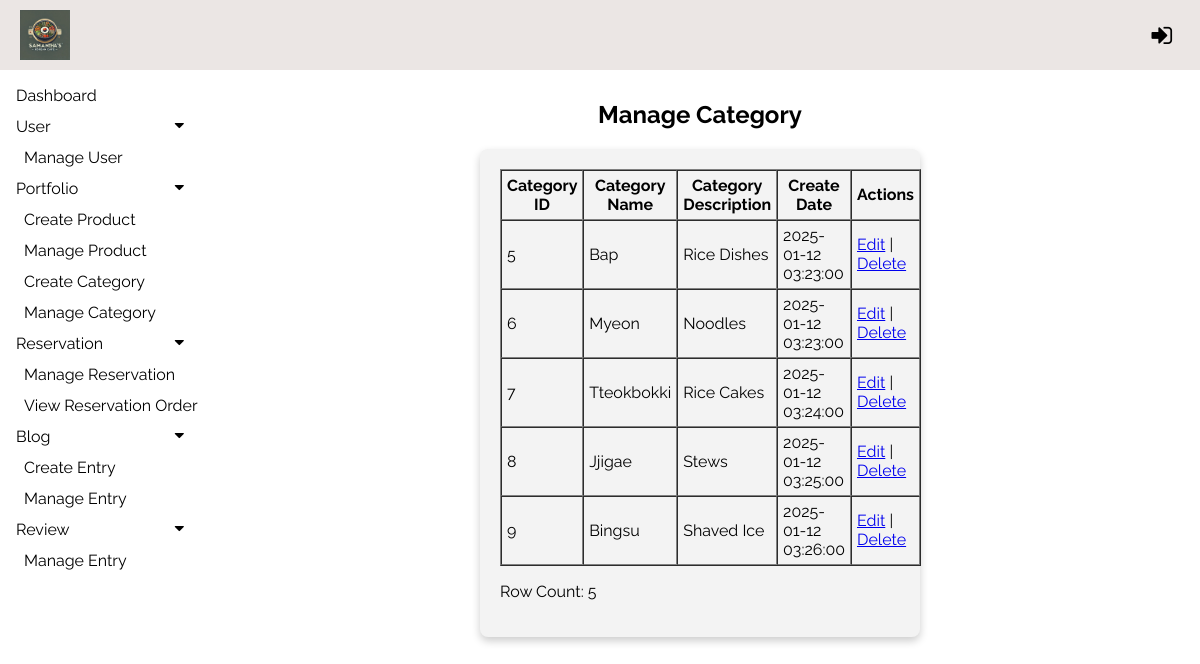
Page /ppms/admin/modules/product/categoryList.php on the committed database.
### tables this page shows
CREATE TABLE `category` (
  `categoryID` int(11) NOT NULL,
  `categoryName` varchar(100) NOT NULL,
  `categoryDesc` varchar(100) NOT NULL,
  `createDate` timestamp NOT NULL DEFAULT current_timestamp()
);

### ppms/admin/modules/product/categoryList.php (the view, shortened to what this page needs)
<?php
include("../../../config/config.php");
?>
<!DOCTYPE html>
<html lang="en">
<head>
    <link rel="stylesheet" href="https://cdnjs.cloudflare.com/ajax/libs/font-awesome/4.7.0/css/font-awesome.min.css">
    <link rel="stylesheet" type="text/css" href="../../css/admin.css">
</head>
<body>
<header>
    <div class="topNav">
        <img src="<?php echo ADMIN_BASE_URL; ?>/img/logo.jpeg" alt="Logo">
        <?php if (isset($_SESSION["UID"])) { ?>
            <span>Welcome, <b><?php echo $_SESSION["userName"]; ?></b></span>
            <a href="<?php echo ADMIN_BASE_URL; ?>userAuth/logout.php" class="logout-button" title="Logout">
                <i class="fa fa-sign-out" style="font-size:24px;" alt="Logout"></i>
            </a>
        <?php } else { ?>
            <a href="javascript:void(0);" onclick="openLoginPopup()" class="login-button">
                <i class="fa fa-sign-in" style="font-size:24px;" title="Login"></i>
            </a>
        <?php } ?>
    </div>
</header>
    <?php
    include '../../includes/sideNav.php';
    ?>
    <div class="main">
        <h2 style="text-align: center;">Manage Category</h2>
        <div class="rowform">
            <?php
            $sql_category = "SELECT c.categoryID, c.categoryName, c.categoryDesc, c.createDate
            FROM category c
            ORDER BY c.categoryID ASC";
            $result = mysqli_query($conn, $sql_category);
            $rowcount = mysqli_num_rows($result);
            if ($rowcount > 0) {
                echo "<table border='1' cellpadding='5' cellspacing='0' width='100%'>";
                echo "<tr>";
                echo "<th>Category ID</th>";
                echo "<th>Category Name</th>";
                echo "<th>Category Description</th>";
                echo "<th>Create Date</th>";
                echo "<th>Actions</th>";
                echo "</tr>";
                while ($row = mysqli_fetch_assoc($result)) {
                    echo "<tr>";
                    echo "<td>" . htmlspecialchars($row["categoryID"]) . "</td>";
                    echo "<td>" . htmlspecialchars($row["categoryName"]) . "</td>";
                    echo "<td>" . htmlspecialchars($row["categoryDesc"]) . "</td>";
                    echo "<td>" . htmlspecialchars($row["createDate"]) . "</td>";
                    echo "<td>";
                    echo "<a href='editCategory.php?id=" . urlencode($row["categoryID"]) . "'>Edit</a> | ";
                    echo "<a href='deleteCategory.php?id=" . urlencode($row["categoryID"]) . "' onclick='return confirm(\"Are you sure you want to delete this category?\");'>Delete</a>";
                    echo "</td>";
                    echo "</tr>";
                }
                echo "</table>";
                echo "<p>Row Count: $rowcount</p>";
            } else {
                echo "<p>No results found.</p>";
            }
            echo '</div>';
            echo '</div>';
            ?>
    </body>
    </html>

### ppms/admin/css/admin.css (style rules this page uses)
body { font-family: "Raleway", sans-serif; margin: 0; padding: 0; background-color: white; }
.topNav { display: flex; justify-content: space-between; align-items: center; background-color:#ebe6e4; color: black; padding: 10px 20px; position: fixed; top: 0; left: 0; width: 100%; z-index: 2; box-sizing: border-box; }
.topNav img { height: 50px; }
.topNav a { color: black; text-decoration: none; font-size: 16px; display: flex; align-items: center; }
.topNav .fa { margin-right: 8px; }
.main { margin-top: 70px; margin-left: 200px; padding: 10px 10px; }
.rowform { max-width: 400px; padding: 20px; background-color: #f3f3f3; border-radius: 8px; box-shadow: 0 4px 8px rgba(0, 0, 0, 0.2); margin: auto; }

### rows in the picture
category: categoryID "5", categoryName "Bap", categoryDesc "Rice Dishes", createDate "2025-01-12 03:23:00"
category: categoryID "6", categoryName "Myeon", categoryDesc "Noodles", createDate "2025-01-12 03:23:00"
category: categoryID "7", categoryName "Tteokbokki", categoryDesc "Rice Cakes", createDate "2025-01-12 03:24:00"
category: categoryID "8", categoryName "Jjigae", categoryDesc "Stews", createDate "2025-01-12 03:25:00"
category: categoryID "9", categoryName "Bingsu", categoryDesc "Shaved Ice", createDate "2025-01-12 03:26:00"

### other values in the picture
$rowcount "5"
